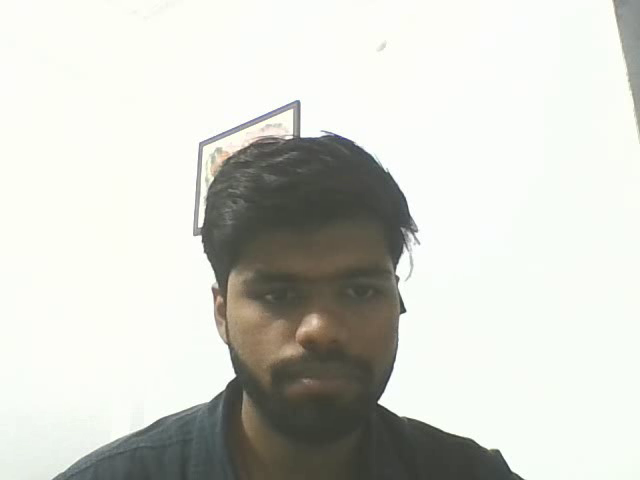
#> input picture frame 15 of newvideo.avi, 640 x 480 px, given in place of the camera
$ jupyter execute --allow-errors opencv_tut.ipynb   (text cells are left out)
#> lines starting #> are read from the running program, lines starting #| are printed output that depends on the picture
[cell 1]
import cv2
import numpy as np

[cell 2]
# Read an Image

[cell 3]
img = cv2.imread(r"E:\New folder\OneDrive\Desktop\figuresssweek44444\fig_01.png")

[cell 4]
print(type(img))
#| <class 'NoneType'>
#> (the rest of this cell did not finish here and is left out)

[cell 5]
cv2.imshow('window',img)
cv2.waitKey(0)
#waitkey introduces the delay so that the image persist for long and 0 meamsn for infinite time

[cell 6]
#RGB image to grayscale

#> (a cell that did not finish here is left out)

[cell 8]
#Playing with RGB color channels

#> (a cell that did not finish here is left out)

[cell 10]
cv2.imshow('window',img)
cv2.waitKey(0)

#> (a cell that did not finish here is left out)

#> (a cell that did not finish here is left out)

[cell 13]
#Resizing

#> (a cell that did not finish here is left out)

#> (a cell that did not finish here is left out)

[cell 16]
#Flipping an image

[cell 17]
img_flip = cv2.flip(img,-1)
#0 - vertical axis flip
#1 - horizontal axis flip
#-1 - combined flip

[cell 18]
cv2.imshow('window',img_flip)
cv2.waitKey(0)

[cell 19]
#Cropping

#> (a cell that did not finish here is left out)

#> (a cell that did not finish here is left out)

[cell 22]
#Saving an image

#> (a cell that did not finish here is left out)

[cell 24]
#Drawing shapes and writing Texts

[cell 25]
img1 = np.zeros((512,512,3))

[cell 26]
img1 = img1.astype(np.uint8)

[cell 27]
#Rectangle
cv2.rectangle(img1,pt1=(100,100),pt2=(250,250),color=(255,0,0),thickness=3)
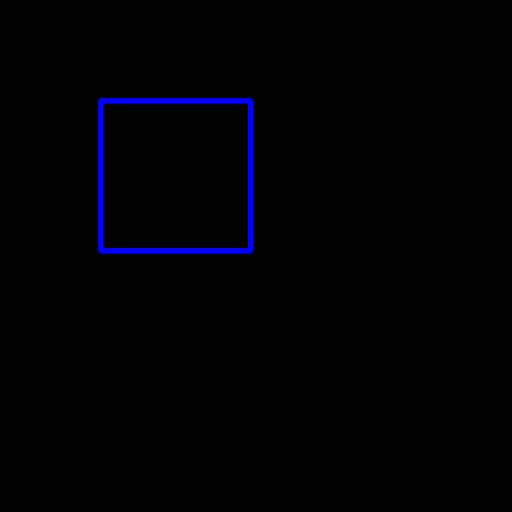
#> img1: shape (512, 512, 3); mean of channels 0, 1, 2 2.9, 0, 0; drawn as B, G, R

[cell 28]
#Circle
cv2.circle(img1,center=(100,400),radius=50,color=(0,0,255),thickness=-1)

[cell 29]
#Line
cv2.line(img1,pt1=(0,0),pt2=(512,512),thickness=2,color=(0,255,0))

[cell 30]
#Text
cv2.putText(img1,text="Hello",org=(120,120),fontFace=cv2.FONT_HERSHEY_COMPLEX,fontScale=4,color=(0,255,255),thickness=2,
            lineType=cv2.LINE_AA
           )
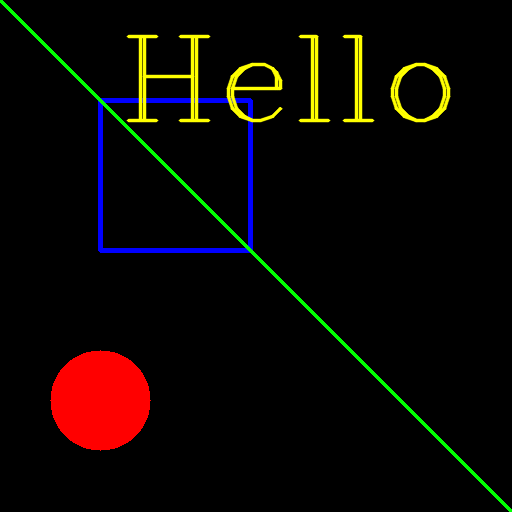
#> img1: shape (512, 512, 3); mean of channels 0, 1, 2 2.7, 7.3, 12.5; drawn as B, G, R

[cell 31]
cv2.imshow('window',img1)
cv2.waitKey(0)

[cell 32]
#Open CV events
# [9 lines left out: function draw, not called in this run]

img2 = np.zeros((512,512,3),dtype=np.uint8)

cv2.namedWindow(winname='window')
cv2.setMouseCallback('window',draw)
#cv2.imshow('window', img2)

while True:
    cv2.imshow('window',img2)

    if cv2.waitKey(1) & 0xFF == ord('x'):
#> (key x is pressed here)
        break

cv2.destroyAllWindows()

[cell 33]
cv2.imshow('window',img2)
cv2.waitKey(0)

[cell 34]
flag = False
ix = -1
iy = -1
# [20 lines left out: function draw, not called in this run]

img3 = np.zeros((512,512,3),dtype=np.uint8)
cv2.namedWindow(winname='window')
cv2.setMouseCallback('window',draw)

while True:
    cv2.imshow('window',img3)

    if cv2.waitKey(1) & 0xFF == ord('x'):
#> (key x is pressed here)
        break

cv2.destroyAllWindows()

[cell 35]
#Cropping
img5 = cv2.imread(r"E:\New folder\OneDrive\Desktop\figuresssweek44444\fig_01.png")
#> (the rest of this cell did not finish here and is left out)

[cell 36]
#Video

[cell 37]
cap = cv2.VideoCapture(0)
fourcc = cv2.VideoWriter_fourcc(*"XVID")
out = cv2.VideoWriter("newvideo.avi",fourcc,20.0,(640,480))

while True:

    ret, frame = cap.read()
#> frame is the input picture: shape (480, 640, 3); mean B, G, R 204.4, 210.9, 209.7
    out.write(frame)

    #for b/w video
    #img_gray2 = cv2.cvtColor(frame,cv2.COLOR_BGR2GRAY)
    #cv2.imshow("webcam",img_gray2)
    #out.write(img_gray)

    cv2.imshow("webcam",frame)
    if cv2.waitKey(1) & 0xFF == ord("x"):
#> (key x is pressed here)
        break

cap.release()
out.release()
cv2.destroyAllWindows()
